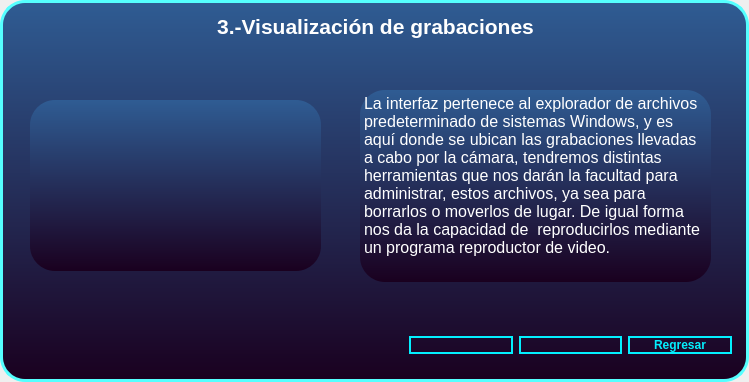
<?xml version="1.0" encoding="UTF-8"?>
<ui version="4.0">
 <class>Form</class>
 <widget class="QWidget" name="Form">
  <property name="geometry">
   <rect>
    <x>0</x>
    <y>0</y>
    <width>749</width>
    <height>382</height>
   </rect>
  </property>
  <property name="minimumSize">
   <size>
    <width>749</width>
    <height>382</height>
   </size>
  </property>
  <property name="maximumSize">
   <size>
    <width>749</width>
    <height>382</height>
   </size>
  </property>
  <property name="windowTitle">
   <string>Form</string>
  </property>
  <layout class="QVBoxLayout" name="verticalLayout">
   <property name="spacing">
    <number>0</number>
   </property>
   <property name="leftMargin">
    <number>0</number>
   </property>
   <property name="topMargin">
    <number>0</number>
   </property>
   <property name="rightMargin">
    <number>0</number>
   </property>
   <property name="bottomMargin">
    <number>0</number>
   </property>
   <item>
    <widget class="QFrame" name="frame">
     <property name="minimumSize">
      <size>
       <width>749</width>
       <height>382</height>
      </size>
     </property>
     <property name="maximumSize">
      <size>
       <width>749</width>
       <height>382</height>
      </size>
     </property>
     <property name="styleSheet">
      <string notr="true">background-color: qlineargradient(spread:pad, x1:0, y1:0, x2:0, y2:1, stop:0 rgba(47, 92, 147, 255), stop:1 rgba(26, 0, 31, 255));
border-style: solid;
border-width: 3px;
border-color: rgb(85, 255, 255);
border-radius: 25;</string>
     </property>
     <property name="frameShape">
      <enum>QFrame::StyledPanel</enum>
     </property>
     <property name="frameShadow">
      <enum>QFrame::Raised</enum>
     </property>
     <widget class="QLabel" name="label">
      <property name="geometry">
       <rect>
        <x>30</x>
        <y>100</y>
        <width>291</width>
        <height>171</height>
       </rect>
      </property>
      <property name="styleSheet">
       <string notr="true">border: none;</string>
      </property>
      <property name="text">
       <string/>
      </property>
      <property name="pixmap">
       <pixmap>../../Documents/grabaciones ss.png</pixmap>
      </property>
      <property name="scaledContents">
       <bool>true</bool>
      </property>
     </widget>
     <widget class="QTextBrowser" name="textBrowser">
      <property name="geometry">
       <rect>
        <x>0</x>
        <y>10</y>
        <width>751</width>
        <height>41</height>
       </rect>
      </property>
      <property name="styleSheet">
       <string notr="true">background-color: rgb(0,0,0,0);
border: none;</string>
      </property>
      <property name="html">
       <string>&lt;!DOCTYPE HTML PUBLIC &quot;-//W3C//DTD HTML 4.0//EN&quot; &quot;http://www.w3.org/TR/REC-html40/strict.dtd&quot;&gt;
&lt;html&gt;&lt;head&gt;&lt;meta name=&quot;qrichtext&quot; content=&quot;1&quot; /&gt;&lt;style type=&quot;text/css&quot;&gt;
p, li { white-space: pre-wrap; }
&lt;/style&gt;&lt;/head&gt;&lt;body style=&quot; font-family:'MS Shell Dlg 2'; font-size:8.25pt; font-weight:400; font-style:normal;&quot;&gt;
&lt;p align=&quot;center&quot; style=&quot; margin-top:0px; margin-bottom:0px; margin-left:0px; margin-right:0px; -qt-block-indent:0; text-indent:0px;&quot;&gt;&lt;span style=&quot; font-size:16pt; font-weight:600; color:#ffffff;&quot;&gt;3.-Visualización de grabaciones&lt;/span&gt;&lt;/p&gt;&lt;/body&gt;&lt;/html&gt;</string>
      </property>
     </widget>
     <widget class="QTextBrowser" name="textBrowser_2">
      <property name="geometry">
       <rect>
        <x>360</x>
        <y>90</y>
        <width>351</width>
        <height>192</height>
       </rect>
      </property>
      <property name="styleSheet">
       <string notr="true">border: none;
color: white;</string>
      </property>
      <property name="html">
       <string>&lt;!DOCTYPE HTML PUBLIC &quot;-//W3C//DTD HTML 4.0//EN&quot; &quot;http://www.w3.org/TR/REC-html40/strict.dtd&quot;&gt;
&lt;html&gt;&lt;head&gt;&lt;meta name=&quot;qrichtext&quot; content=&quot;1&quot; /&gt;&lt;style type=&quot;text/css&quot;&gt;
p, li { white-space: pre-wrap; }
&lt;/style&gt;&lt;/head&gt;&lt;body style=&quot; font-family:'MS Shell Dlg 2'; font-size:8.25pt; font-weight:400; font-style:normal;&quot;&gt;
&lt;p style=&quot; margin-top:0px; margin-bottom:0px; margin-left:0px; margin-right:0px; -qt-block-indent:0; text-indent:0px;&quot;&gt;&lt;span style=&quot; font-size:12pt;&quot;&gt;La interfaz pertenece al explorador de archivos predeterminado de sistemas Windows, y es aquí donde se ubican las grabaciones llevadas a cabo por la cámara, tendremos distintas herramientas que nos darán la facultad para administrar, estos archivos, ya sea para borrarlos o moverlos de lugar. De igual forma nos da la capacidad de  reproducirlos mediante un programa reproductor de video.&lt;/span&gt;&lt;/p&gt;&lt;/body&gt;&lt;/html&gt;</string>
      </property>
     </widget>
     <widget class="QFrame" name="frame_2">
      <property name="geometry">
       <rect>
        <x>400</x>
        <y>320</y>
        <width>341</width>
        <height>51</height>
       </rect>
      </property>
      <property name="styleSheet">
       <string notr="true">QPushButton{
border-color: rgba(3, 239, 254, 1);
border-style: solid;
border-radius: 10;
border-width: 2px;
background-color: rgba(170, 169, 162, 0);
font:75 9pt &quot;Myanmar Text&quot;;
font: bold;
color: rgb(3,239,254);
}

QPushButton:hover{
background-color:rgba(3, 239, 254, 0.4);
font:75 10pt &quot;Myanmar Text&quot;;
font: bold;
color: rgb(3,239,254);
}
QFrame{
background-color: rgba(170, 169, 162, 0);
border: none;
}</string>
      </property>
      <property name="frameShape">
       <enum>QFrame::StyledPanel</enum>
      </property>
      <property name="frameShadow">
       <enum>QFrame::Raised</enum>
      </property>
      <layout class="QHBoxLayout" name="horizontalLayout_2">
       <item>
        <widget class="QPushButton" name="btn_anterior3">
         <property name="text">
          <string/>
         </property>
         <property name="icon">
          <iconset>
           <normaloff>../../Downloads/flecha-izquierda.png</normaloff>../../Downloads/flecha-izquierda.png</iconset>
         </property>
         <property name="iconSize">
          <size>
           <width>20</width>
           <height>20</height>
          </size>
         </property>
        </widget>
       </item>
       <item>
        <widget class="QPushButton" name="btn_siguiente3">
         <property name="text">
          <string/>
         </property>
         <property name="icon">
          <iconset>
           <normaloff>../../Downloads/flecha-correcta.png</normaloff>../../Downloads/flecha-correcta.png</iconset>
         </property>
         <property name="iconSize">
          <size>
           <width>20</width>
           <height>20</height>
          </size>
         </property>
        </widget>
       </item>
       <item>
        <widget class="QPushButton" name="btn_cerrarAyuda3">
         <property name="text">
          <string>Regresar</string>
         </property>
         <property name="icon">
          <iconset>
           <normaloff>../../Downloads/regresar.png</normaloff>../../Downloads/regresar.png</iconset>
         </property>
        </widget>
       </item>
      </layout>
     </widget>
    </widget>
   </item>
  </layout>
 </widget>
 <resources/>
 <connections/>
</ui>
